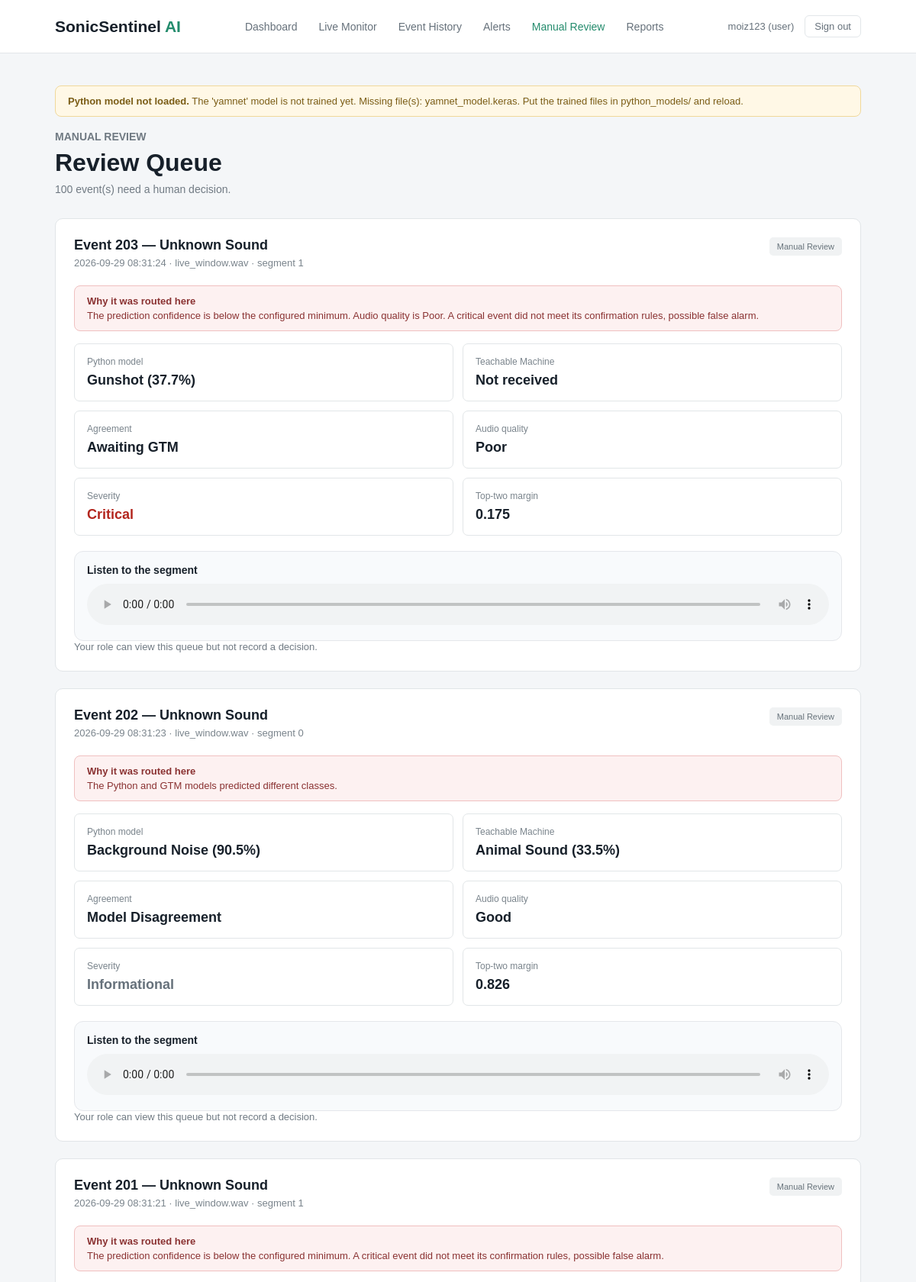
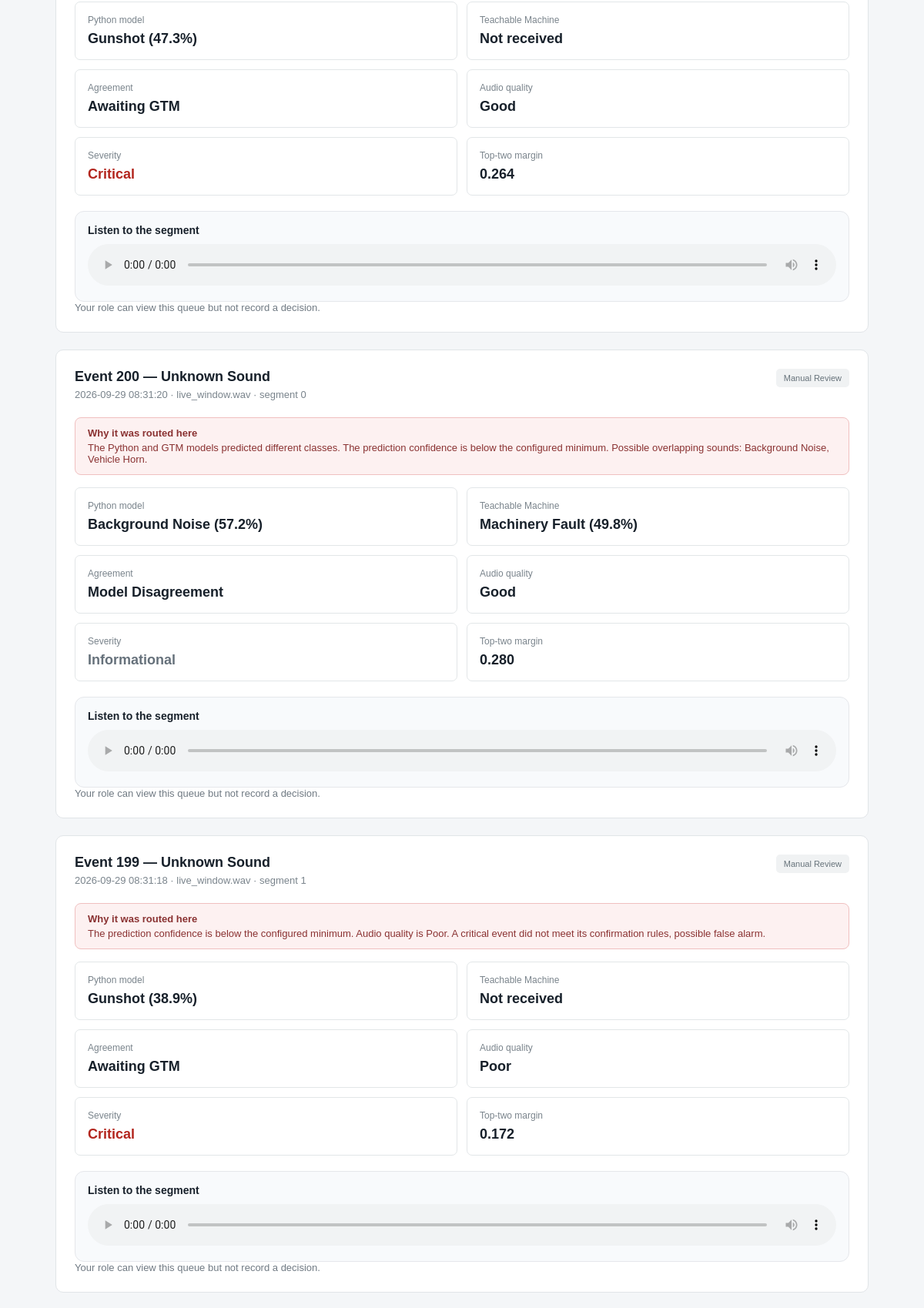
/manual-review (signed in, upper part), run on the app's committed database (2 pictures, top to bottom).
### tables this page shows
CREATE TABLE users (
        user_id INTEGER PRIMARY KEY,
        username TEXT NOT NULL UNIQUE,
        password_hash TEXT NOT NULL,
        role TEXT NOT NULL
            CHECK (role IN ('user', 'reviewer', 'operator', 'maintenance', 'admin')),
        full_name TEXT,
        email TEXT,
        created_at TEXT NOT NULL DEFAULT CURRENT_TIMESTAMP
    );

CREATE TABLE detections (
        detection_id INTEGER PRIMARY KEY,
        audio_id INTEGER,
        segment_index INTEGER NOT NULL DEFAULT 0,
        start_sec REAL,
        end_sec REAL,

        python_class TEXT,
        python_scores TEXT,
        python_confidence REAL,
        python_model_version TEXT,

        gtm_class TEXT,
        gtm_scores TEXT,
        gtm_confidence REAL,
        gtm_model_version TEXT,

        agreement_status TEXT,
        confidence_difference REAL,
        top_two_margin REAL,
        overlapping_classes TEXT,

        quality TEXT,
        quality_notes TEXT,
        noise_level REAL,

        final_class TEXT,
        confidence_level TEXT,
        severity TEXT,
        alert_status TEXT,
        recommended_action TEXT,
        manual_review_required INTEGER NOT NULL DEFAULT 0,
        manual_review_reason TEXT,
        status TEXT NOT NULL DEFAULT 'Classified',
        reviewer_decision TEXT,

        waveform_path TEXT,
        spectrogram_path TEXT,

        created_at TEXT NOT NULL DEFAULT CURRENT_TIMESTAMP,

        FOREIGN KEY (audio_id) REFERENCES audio_files(audio_id)
    );

CREATE TABLE audio_files (
        audio_id INTEGER PRIMARY KEY,
        uploaded_by INTEGER,
        filename TEXT NOT NULL,
        stored_path TEXT NOT NULL,
        file_hash TEXT NOT NULL,
        fingerprint TEXT,
        audio_format TEXT,
        duration_sec REAL,
        sample_rate INTEGER,
        channels INTEGER,
        bit_depth INTEGER,
        file_size INTEGER,
        source_kind TEXT NOT NULL DEFAULT 'upload',
        augmentation_type TEXT,
        uploaded_at TEXT NOT NULL DEFAULT CURRENT_TIMESTAMP,

        FOREIGN KEY (uploaded_by) REFERENCES users(user_id)
    );

### app.py (the view, shortened to what this page needs)
@app.route("/manual-review", methods=["GET", "POST"])
def manual_review():
    user = current_user()
    if user is None:
        return redirect(url_for("login"))
    message = None
    error_message = None
    context = page_context()
    context["user"] = user
    return render_template(
        "manual_review.html",
        queue=database.get_review_queue(),
        message=message,
        error_message=error_message,
        **context,
    )

### app.py (called while the page is built, shortened)
def current_user():
    user_id = session.get("user_id")
    if not user_id:
        return None
    return database.get_user(user_id)

def gtm_ready():
    model_file = os.path.join("gtm_model", "model.json")
    return bool(GTM_MODEL_URL) or os.path.exists(model_file)

def encoder_classes():
    import joblib
    path = os.path.join("python_models", LABEL_ENCODER_FILE)
    return [str(c) for c in joblib.load(path).classes_]

def gtm_label_check():
    meta = os.path.join("gtm_model", "metadata.json")
    if not os.path.exists(meta):
        return None
    try:
        with open(meta) as handle:
            labels = json.load(handle).get("labels")
    except ValueError as error:
        return f"gtm_model/metadata.json could not be read: {error}"
    try:
        expected = encoder_classes()
    except Exception as error:
        return f"label_encoder.pkl could not be read: {error}"

def gtm_info():
    source = GTM_MODEL_URL or "/gtm_model/"
    problem = gtm_label_check()
    if problem:
        message = problem
    elif gtm_ready():
        message = "The browser model is loaded in the browser."
    else:
        message = (
            "No browser model found. Put model.json, the weight shard and "
            "metadata.json in gtm_model/, or set the GTM_MODEL_URL environment variable."
        )
    try:
        classes = encoder_classes()
    except Exception:
        classes = list(CLASSES)
    return {
        "ready": gtm_ready() and not problem,
        "source": source,
        "version": GTM_MODEL_VERSION,
        "classes": classes,
        "message": message,
    }

def page_context():
    user = current_user()
    return {
        "user": user,
        "classes": CLASSES,
        "class_names": {name: display_name(name) for name in CLASSES},
        "severities": ["Informational", "Low", "Medium", "High", "Critical"],
        "qualities": ["Good", "Acceptable", "Poor", "Unusable"],
        "statuses": EVENT_STATUSES,
        "model_status": python_model.model_status(),
        "gtm": gtm_info(),
    }

### config/config.py (called while the page is built)
def display_name(class_id):
    return CLASS_NAMES.get(class_id, class_id)

def selected_model_name():
    try:
        with open(SELECTION_FILE) as handle:
            chosen = json.load(handle).get("selected")
    except (OSError, ValueError):
        return None
    return chosen if chosen in PYTHON_MODELS else None

### src/python_model.py (called while the page is built)
def active_model_name():
    return selected_model_name() or ACTIVE_PYTHON_MODEL

### templates/manual_review.html (shortened to what this page needs)
{% extends "base.html" %}
{% set active_page = 'review' %}
{% block content %}
<section class="page-heading">
    <div>
        <p class="small-title">MANUAL REVIEW</p>
        <h1>Review Queue</h1>
        <p>{{ queue|length }} event(s) need a human decision.</p>
    </div>
</section>
{% for row in queue %}
<section class="card review-card">
    <div class="card-heading">
        <div>
            <h2>Event {{ row['detection_id'] }} — {{ display_name(row['final_class'] or 'unknown') }}</h2>
            <p>{{ row['created_at'] }} · {{ row['filename'] or 'live window' }} · segment {{ row['segment_index'] }}</p>
        </div>
        <span class="status-badge">{{ row['status'] }}</span>
    </div>
    <div class="review-box">
        <strong>Why it was routed here</strong>
        <p>{{ row['manual_review_reason'] }}</p>
    </div>
    <div class="result-grid">
        <div class="result-item">
            <p>Python model</p>
            <strong>
                {{ display_name(row['python_class'] or 'unknown') }}
                {% if row['python_confidence'] is not none %}
                    ({{ '%.1f'|format(row['python_confidence'] * 100) }}%)
                {% endif %}
            </strong>
        </div>
        <div class="result-item">
            <p>Teachable Machine</p>
            <strong>
                {% if row['gtm_class'] %}
                    {{ display_name(row['gtm_class']) }} ({{ '%.1f'|format(row['gtm_confidence'] * 100) }}%)
                {% else %}Not received{% endif %}
            </strong>
        </div>
        <div class="result-item">
            <p>Agreement</p>
            <strong>{{ row['agreement_status'] or '—' }}</strong>
        </div>
        <div class="result-item">
            <p>Audio quality</p>
            <strong>{{ row['quality'] }}</strong>
        </div>
        <div class="result-item">
            <p>Severity</p>
            <strong class="severity-{{ (row['severity'] or 'low')|lower }}">{{ row['severity'] }}</strong>
        </div>
        <div class="result-item">
            <p>Top-two margin</p>
            <strong>
                {% if row['top_two_margin'] is not none %}{{ '%.3f'|format(row['top_two_margin']) }}{% else %}—{% endif %}
            </strong>
        </div>
    </div>
    <div class="audio-player">
        <h3>Listen to the segment</h3>
        <audio controls src="{{ url_for('audio_file', audio_id=row['audio_id']) }}">
        </audio>
    </div>
    {% if user['role'] in ['reviewer', 'admin', 'operator'] %}
    <form method="POST" class="review-form">
        <input type="hidden" name="detection_id" value="{{ row['detection_id'] }}">
        <label>Decision
            <select name="decision" required>
                <option value="confirmed">Confirm the detected class</option>
                <option value="corrected">Correct the class</option>
                <option value="false_alarm">Mark as a false alarm</option>
            </select>
        </label>
        <label>Corrected class (only for a correction)
            <select name="corrected_class">
                <option value="">—</option>
                {% for name in classes %}
                <option value="{{ name }}">{{ class_names[name] }}</option>
                {% endfor %}
            </select>
        </label>
        <label>Comments
            <input type="text" name="comments" placeholder="What did you hear?">
        </label>
        <label>Recommended action
            <input type="text" name="recommended_action" placeholder="What should happen next?">
        </label>
        <div class="filter-buttons">
            <button type="submit" class="main-button small-button">Save Decision</button>
            <a class="secondary-button" href="{{ url_for('detection_detail', detection_id=row['detection_id']) }}">
                Full Report
            </a>
        </div>
        <p class="muted">
            The original model predictions and confidence scores are always kept, a decision
            here is recorded alongside them.
        </p>
    </form>
    {% else %}
    <p class="muted">Your role can view this queue but not record a decision.</p>
    {% endif %}
</section>
{% endfor %}
{% endblock %}

### templates/base.html (shortened to what this page needs)
<!DOCTYPE html>
<html lang="en">
<head>
    <link rel="stylesheet" href="{{ url_for('static', filename='style.css') }}">
</head>
<body>
<header class="navbar">
    <div class="logo">
        SonicSentinel <span>AI</span>
    </div>
    {% if user %}
    <nav>
        <a href="{{ url_for('dashboard') }}" class="{% if active_page == 'dashboard' %}active{% endif %}">Dashboard</a>
        <a href="{{ url_for('live') }}" class="{% if active_page == 'live' %}active{% endif %}">Live Monitor</a>
        <a href="{{ url_for('event_history') }}" class="{% if active_page == 'history' %}active{% endif %}">Event History</a>
        <a href="{{ url_for('alerts') }}" class="{% if active_page == 'alerts' %}active{% endif %}">Alerts</a>
        <a href="{{ url_for('manual_review') }}" class="{% if active_page == 'review' %}active{% endif %}">Manual Review</a>
        <a href="{{ url_for('reports') }}" class="{% if active_page == 'reports' %}active{% endif %}">Reports</a>
    </nav>
    <div class="user-box">
        <a href="{{ url_for('profile') }}">{{ user['username'] }} ({{ user['role'] }})</a>
        <a href="{{ url_for('logout') }}" class="logout-link">Sign out</a>
    </div>
    {% endif %}
</header>
<main class="container">
    {% if model_status and not model_status.available %}
    <div class="notice-box">
        <strong>Python model not loaded.</strong> {{ model_status.message }}
    </div>
    {% endif %}
    {% block content %}{% endblock %}
</main>
</body>
</html>

### static/style.css (style rules this page uses)
* { margin: 0; padding: 0; box-sizing: border-box; }
body { font-family: Arial, sans-serif; background: #f4f6f8; color: #17202a; }
.navbar { height: 70px; background: #ffffff; border-bottom: 1px solid #e2e6e9; display: flex; align-items: center; justify-content: space-between; padding: 0 6%; }
.logo { font-size: 21px; font-weight: 700; }
.logo span { color: #238b6c; }
nav { display: flex; gap: 28px; }
nav a { text-decoration: none; color: #66717b; font-size: 14px; }
nav a:hover, nav a.active { color: #238b6c; }
.container { width: 88%; max-width: 1250px; margin: 0 auto; padding: 42px 0; }
.page-heading { display: flex; justify-content: space-between; align-items: center; margin-bottom: 30px; }
.small-title { color: #238b6c; font-size: 12px; font-weight: 700; margin-bottom: 8px; }
.page-heading h1 { font-size: 32px; margin-bottom: 8px; }
.page-heading p { color: #707a83; font-size: 14px; }
.card { background: #ffffff; border: 1px solid #e1e5e8; border-radius: 10px; padding: 24px; }
.card-heading { display: flex; align-items: flex-start; justify-content: space-between; margin-bottom: 22px; }
.card-heading h2 { font-size: 18px; margin-bottom: 5px; }
.card-heading p { color: #7a848c; font-size: 13px; }
.status-badge { background: #f0f2f3; color: #67737b; padding: 6px 10px; border-radius: 5px; font-size: 11px; }
.detected-event p, .result-item p, .action-box p { color: #7a848c; font-size: 12px; margin-bottom: 7px; }
.result-grid { display: grid; grid-template-columns: 1fr 1fr; gap: 12px; }
.result-item { border: 1px solid #e2e6e8; padding: 16px; border-radius: 7px; }
.result-item strong { font-size: 18px; }
.audio-player { margin-top: 20px; padding: 16px; border: 1px solid #e5e7eb; border-radius: 12px; background: #f8fafc; }
.audio-player h3 { margin: 0 0 10px; font-size: 14px; }
.audio-player audio { width: 100%; }
.user-box { display: flex; gap: 14px; align-items: center; font-size: 13px; }
.user-box a { color: #66717b; text-decoration: none; }
.logout-link { border: 1px solid #e2e6e9; padding: 6px 12px; border-radius: 6px; }
.notice-box { background: #fff8e6; border: 1px solid #f0d89b; color: #7a5c15; padding: 12px 16px; border-radius: 8px; font-size: 13px; margin-bottom: 18px; }
.review-box { background: #fdf1f1; border: 1px solid #f0c0c0; color: #8a3232; padding: 12px 16px; border-radius: 8px; font-size: 13px; margin: 16px 0; }
.review-box p { margin-top: 4px; }
.muted { color: #707a83; font-size: 13px; }
.review-card { margin-bottom: 22px; }
.severity-critical { color: #b3261e; font-weight: 700; }
.severity-informational { color: #66717b; font-weight: 600; }

### data on the page
users: username "moiz123", role "user"
detections: detection_id "203", final_class "Unknown Sound", created_at "2026-09-29 08:31:24", filename "live_window.wav", segment_index "1", status "Manual Review", manual_review_reason "The prediction confidence is below the configured minimum. Audio quality is Poor. A critical event did not meet its confirmation rules, possible false alarm.", python_class "Gunshot", row['python_confidence']*100 "37.7", shows "Not received", agreement_status "Awaiting GTM", quality "Poor", severity "Critical", top_two_margin "0.175"
detections: detection_id "202", final_class "Unknown Sound", created_at "2026-09-29 08:31:23", filename "live_window.wav", segment_index "0", status "Manual Review", manual_review_reason "The Python and GTM models predicted different classes.", python_class "Background Noise", row['python_confidence']*100 "90.5", gtm_class "Animal Sound", row['gtm_confidence']*100 "33.5", agreement_status "Model Disagreement", quality "Good", severity "Informational", top_two_margin "0.826"
detections: detection_id "201", final_class "Unknown Sound", created_at "2026-09-29 08:31:21", filename "live_window.wav", segment_index "1", status "Manual Review", manual_review_reason "The prediction confidence is below the configured minimum. A critical event did not meet its confirmation rules, possible false alarm.", python_class "Gunshot", row['python_confidence']*100 "47.3", shows "Not received", agreement_status "Awaiting GTM", quality "Good", severity "Critical", top_two_margin "0.264"
detections: detection_id "200", final_class "Unknown Sound", created_at "2026-09-29 08:31:20", filename "live_window.wav", segment_index "0", status "Manual Review", manual_review_reason "The Python and GTM models predicted different classes. The prediction confidence is below the configured minimum. Possible overlapping sounds: Background Noise, Vehicle Horn.", python_class "Background Noise", row['python_confidence']*100 "57.2", gtm_class "Machinery Fault", row['gtm_confidence']*100 "49.8", agreement_status "Model Disagreement", quality "Good", severity "Informational", top_two_margin "0.280"
detections: detection_id "199", final_class "Unknown Sound", created_at "2026-09-29 08:31:18", filename "live_window.wav", segment_index "1", status "Manual Review", manual_review_reason "The prediction confidence is below the configured minimum. Audio quality is Poor. A critical event did not meet its confirmation rules, possible false alarm.", python_class "Gunshot", row['python_confidence']*100 "38.9", shows "Not received", agreement_status "Awaiting GTM", quality "Poor", severity "Critical", top_two_margin "0.172"

### other printed values
{{ model_status.message }} "The 'yamnet' model is not trained yet. Missing file(s): yamnet_model.keras. Put the trained files in python_models/ and reload."
{{ queue|length }} "100"
